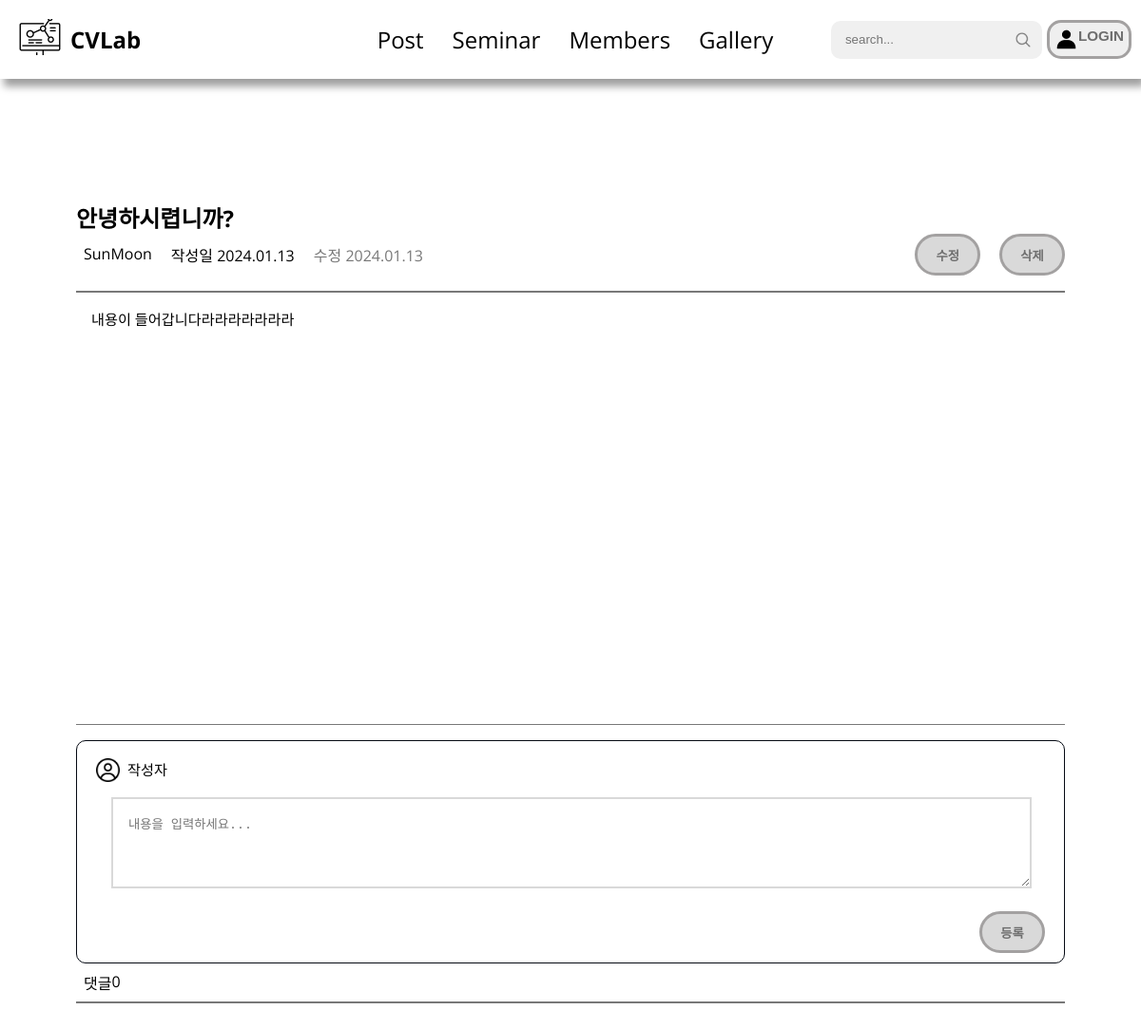
/posts/32/, run on an earlier commit of the app's database.
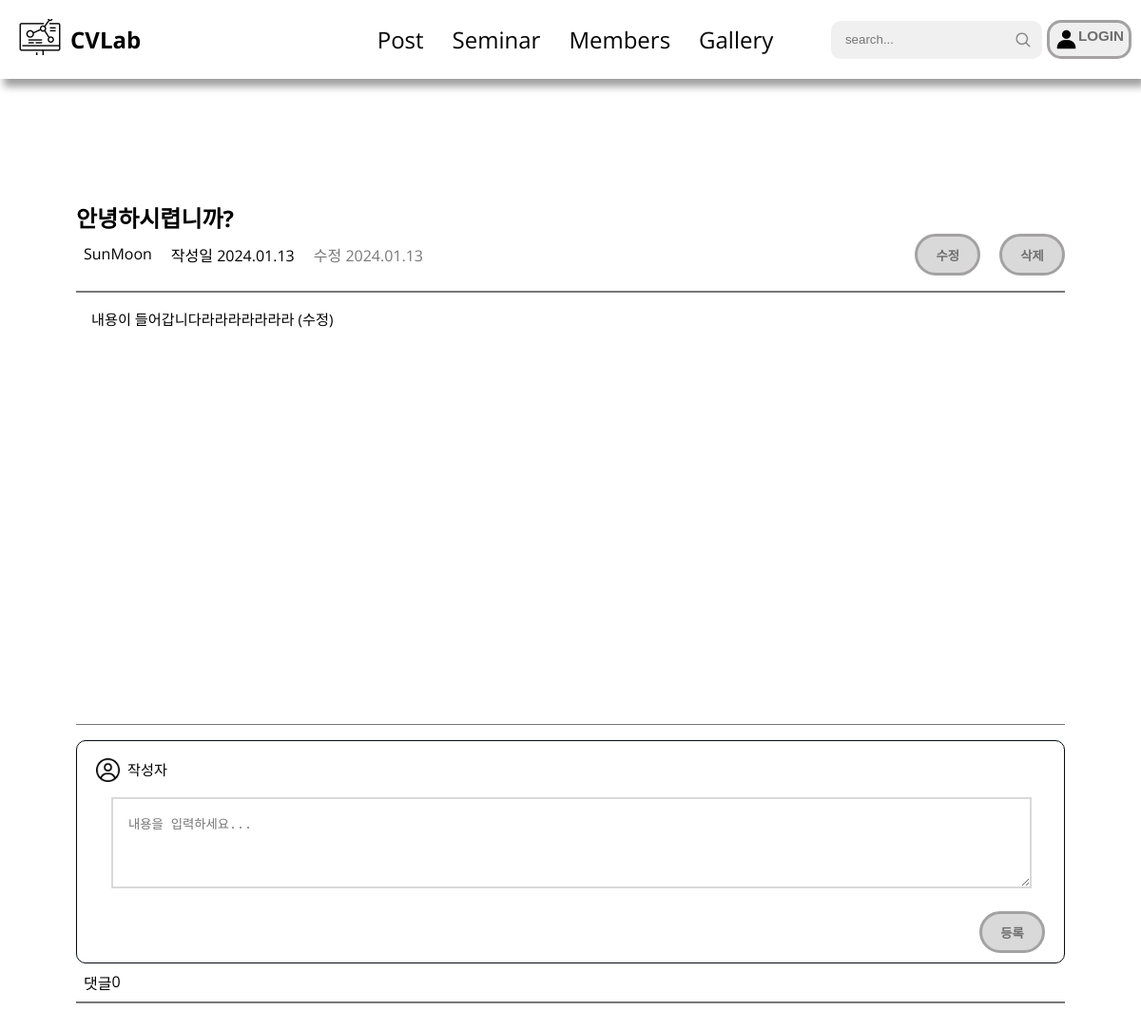
And on a later commit of the database.
### post/models.py (models this page shows, shortened)
class Post(models.Model):
    dt_created = models.DateTimeField(auto_now_add=True)
    dt_updated = models.DateTimeField(auto_now=True)
    title = models.CharField(max_length=30)
    content = models.TextField()
    author = models.ForeignKey(User, on_delete=models.CASCADE, related_name="posts")
    likes = GenericRelation(Like, related_query_name="post")
    dislikes = GenericRelation(Dislike, related_query_name="post")
    images = GenericRelation(Image, related_query_name="post")
    comments = GenericRelation(Comment, related_query_name="post")
    class Meta:
        ordering = ["-dt_created"]

### user/models.py (models this page shows, shortened)
class User(AbstractUser):
    nickname = models.CharField(
        max_length=15,
        unique=True,
        null=True,
        error_messages={"unique": "이미 사용중인 닉네임입니다."},
    )
    profile_pic = models.ImageField(
        default="default_profile_pic.jpg",
        upload_to="profile_pics",
        blank=True,
    )
    intro = models.CharField(max_length=60, blank=True)
    RANK_CHOICES = [
        (1, "user"),
        (2, "manager"),
        (3, "admin"),
    ]
    rank = models.IntegerField(choices=RANK_CHOICES, default=1)

### post/views.py (the view)
# urls.py: path("<int:post_id>/", views.PostDetailView.as_view(), name="post-detail"),
class PostDetailView(DetailView):
    model = Post
    template_name = "post/post_detail.html"
    pk_url_kwarg = "post_id"

### post/templates/post/post_detail.html (shortened to what this page needs)
{% extends "base/base_with_navbar.html" %}
{% load static %}
{% block content %}
  <div id="post__detail" class="max-container">
    <section>
      <h2 class="post__detail__title">{{ post.title }}</h2>
      <div class="post__detail__inform">
        <li class="post__detail__user">{{ post.author.nickname }}</li>
        <li class="post__detail__date">작성일 2024.01.13</li>
        <li class="post__detail__modifydate">수정 2024.01.13</li>
        <button class="post__detail__modify"><a href="{% url 'post-update' post.id %}">수정</a></button>
        <button class="post__detail__delete"><a href="{% url 'post-delete' post.id %}">삭제</a></button>
      </div>
      <div class="bar--gray--thin"></div>
      <p class="post__detail__content">
        {{ post.content }}
      </p>
      <div class="bar--gray--thin"></div>
    </section>
    <section>
      <div class="container">
        <div class="post__detail__comment">
          <div class="user__info">
            <img
              src="{% static 'post/images/user.png' %}"
              alt="User Image"
              class="user__image"
            />
            <p class="post__detail__username">작성자</p>
          </div>
          <textarea
            type="text"
            class="text-input"
            placeholder="내용을 입력하세요..."
          ></textarea>
          <button class="comment__submit">등록</button>
        </div>
      </div>
    </section>
    <section>
      <div class="post__detail__comments__info">
        <li>댓글</li>
        <li>{{ post.comments.all|length }}</li>
      </div>
      <div class="bar--gray--thin"></div>
    </section>
  </div>
{% endblock content %}

What changed in the data, as far as the page shows it:
changed Post "안녕하시렵니까?": content "내용이 들어갑니다라라라라라라라" → "내용이 들어갑니다라라라라라라라 (수정)"
